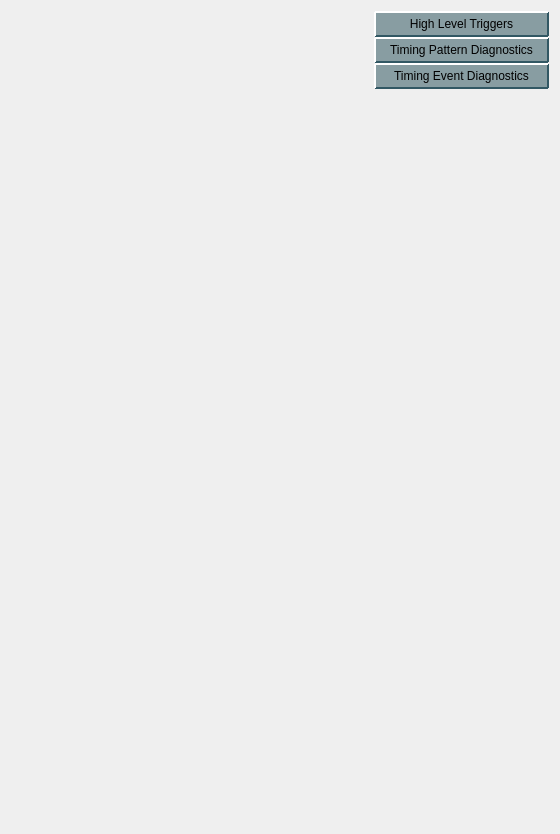
<?xml version="1.0" encoding="UTF-8"?>
<ui version="4.0">
 <class>Form</class>
 <widget class="QWidget" name="Form">
  <property name="geometry">
   <rect>
    <x>0</x>
    <y>0</y>
    <width>560</width>
    <height>834</height>
   </rect>
  </property>
  <property name="sizePolicy">
   <sizepolicy hsizetype="Preferred" vsizetype="Preferred">
    <horstretch>1</horstretch>
    <verstretch>0</verstretch>
   </sizepolicy>
  </property>
  <property name="windowTitle">
   <string>Timing - ${DEV}</string>
  </property>
  <property name="styleSheet">
   <string notr="true">/* Background color of popup-list.*/
QComboBox QListView{
    background-color:white;
    border:1px solid gray;
}
/* Needed to complete the rule set. */
QComboBox::item:alternate {
    background: white;
}
/* Color of the selected list item. */
QComboBox::item:selected {
    border: 1px solid transparent;
    background: #d1ede1;
}
/* Indicator will shine through the label text if you don't make it hidden. */
QComboBox::indicator{
    background-color:transparent;
    selection-background-color:transparent;
    color:transparent;
    selection-color:transparent;
}
QPushButton {
    background-color: rgb(136,157,162);
    border-color: rgb(212,228,233) rgb(50,88,100) rgb(50,88,100) rgb(212,228,233);
    border-style: outset;
    border-radius: 1px;
    border-width: 2px;
    padding: 4px;
}
QPushButton:hover {
   background-color: rgb(106,127,132);
}
QPushButton:pressed {
    background-color: rgb(208,229,232);
    border-style: inset;
    border-width: 2px;
	border-color: rgb(50,88,100) rgb(212,228,233) rgb(212,228,233) rgb(50,88,100);
}
QPushButton:checked{
    background-color: rgb(208,229,232);
    border-style: inset;
    border-width: 2px;
	border-color:  rgb(112,134,142) rgb(229,233,235) rgb(239,233,235) rgb(112,134,142);
}
QLineEdit {
  background-color: rgb(218,223,230);
  border-color: rgb(66,77,96);
  border-style: inset;
  border-width: 2px 1px 1px 2px;
}
QLineEdit:hover {
 background-color: rgb(198,203,210)
}
PyDMLabel {
  background-color: rgb(189,197,205);
}</string>
  </property>
  <layout class="QGridLayout" name="gridLayout">
   <item row="4" column="0" colspan="3">
    <widget class="PyDMEmbeddedDisplay" name="PyDMEmbeddedDisplay_2">
     <property name="toolTip">
      <string/>
     </property>
     <property name="filename" stdset="0">
      <string>tpr.ui</string>
     </property>
    </widget>
   </item>
   <item row="0" column="2">
    <layout class="QVBoxLayout" name="verticalLayout">
     <property name="spacing">
      <number>0</number>
     </property>
     <property name="leftMargin">
      <number>0</number>
     </property>
     <item>
      <widget class="PyDMRelatedDisplayButton" name="PyDMRelatedDisplayButton">
       <property name="toolTip">
        <string/>
       </property>
       <property name="text">
        <string>High Level Triggers</string>
       </property>
       <property name="filenames" stdset="0">
        <stringlist>
         <string>hl_triggers.ui</string>
        </stringlist>
       </property>
       <property name="openInNewWindow" stdset="0">
        <bool>true</bool>
       </property>
      </widget>
     </item>
     <item>
      <widget class="PyDMRelatedDisplayButton" name="PyDMRelatedDisplayButton_2">
       <property name="toolTip">
        <string/>
       </property>
       <property name="text">
        <string>Timing Pattern Diagnostics</string>
       </property>
       <property name="filenames" stdset="0">
        <stringlist>
         <string>timing_pattern_diagnostics.ui</string>
        </stringlist>
       </property>
       <property name="openInNewWindow" stdset="0">
        <bool>true</bool>
       </property>
      </widget>
     </item>
     <item>
      <widget class="PyDMRelatedDisplayButton" name="PyDMRelatedDisplayButton">
       <property name="sizePolicy">
        <sizepolicy hsizetype="Minimum" vsizetype="Fixed">
         <horstretch>0</horstretch>
         <verstretch>0</verstretch>
        </sizepolicy>
       </property>
       <property name="toolTip">
        <string/>
       </property>
       <property name="text">
        <string>Timing Event Diagnostics</string>
       </property>
       <property name="filenames" stdset="0">
        <stringlist>
         <string>timing_event_diagnostics.ui</string>
        </stringlist>
       </property>
       <property name="openInNewWindow" stdset="0">
        <bool>true</bool>
       </property>
      </widget>
     </item>
     <item>
      <spacer name="verticalSpacer_2">
       <property name="orientation">
        <enum>Qt::Vertical</enum>
       </property>
       <property name="sizeHint" stdset="0">
        <size>
         <width>20</width>
         <height>40</height>
        </size>
       </property>
      </spacer>
     </item>
    </layout>
   </item>
   <item row="0" column="0" rowspan="3">
    <widget class="PyDMEmbeddedDisplay" name="PyDMEmbeddedDisplay">
     <property name="toolTip">
      <string/>
     </property>
     <property name="filename" stdset="0">
      <string>timing.ui</string>
     </property>
    </widget>
   </item>
   <item row="2" column="2">
    <spacer name="verticalSpacer_3">
     <property name="orientation">
      <enum>Qt::Vertical</enum>
     </property>
     <property name="sizeHint" stdset="0">
      <size>
       <width>20</width>
       <height>40</height>
      </size>
     </property>
    </spacer>
   </item>
   <item row="3" column="0" colspan="2">
    <spacer name="verticalSpacer">
     <property name="orientation">
      <enum>Qt::Vertical</enum>
     </property>
     <property name="sizeHint" stdset="0">
      <size>
       <width>20</width>
       <height>40</height>
      </size>
     </property>
    </spacer>
   </item>
  </layout>
 </widget>
 <customwidgets>
  <customwidget>
   <class>PyDMEmbeddedDisplay</class>
   <extends>QFrame</extends>
   <header>pydm.widgets.embedded_display</header>
  </customwidget>
  <customwidget>
   <class>PyDMRelatedDisplayButton</class>
   <extends>QPushButton</extends>
   <header>pydm.widgets.related_display_button</header>
  </customwidget>
 </customwidgets>
 <resources/>
 <connections/>
</ui>
